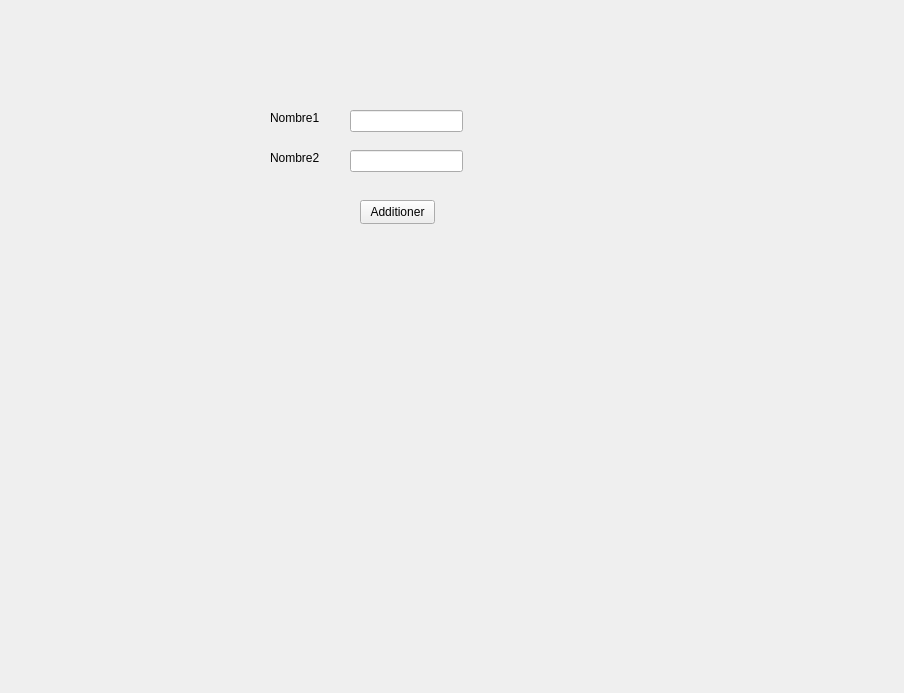
<?xml version="1.0" encoding="UTF-8"?>
<ui version="4.0">
 <class>Form</class>
 <widget class="QWidget" name="Form">
  <property name="geometry">
   <rect>
    <x>0</x>
    <y>0</y>
    <width>904</width>
    <height>693</height>
   </rect>
  </property>
  <property name="windowTitle">
   <string>Form</string>
  </property>
  <widget class="QLineEdit" name="lineInput1">
   <property name="geometry">
    <rect>
     <x>350</x>
     <y>110</y>
     <width>113</width>
     <height>22</height>
    </rect>
   </property>
  </widget>
  <widget class="QLineEdit" name="lineInput2">
   <property name="geometry">
    <rect>
     <x>350</x>
     <y>150</y>
     <width>113</width>
     <height>22</height>
    </rect>
   </property>
  </widget>
  <widget class="QLabel" name="label">
   <property name="geometry">
    <rect>
     <x>270</x>
     <y>110</y>
     <width>49</width>
     <height>16</height>
    </rect>
   </property>
   <property name="text">
    <string>Nombre1</string>
   </property>
  </widget>
  <widget class="QLabel" name="label_2">
   <property name="geometry">
    <rect>
     <x>270</x>
     <y>150</y>
     <width>49</width>
     <height>16</height>
    </rect>
   </property>
   <property name="text">
    <string>Nombre2</string>
   </property>
  </widget>
  <widget class="QPushButton" name="btnAssition">
   <property name="geometry">
    <rect>
     <x>360</x>
     <y>200</y>
     <width>75</width>
     <height>24</height>
    </rect>
   </property>
   <property name="text">
    <string>Additioner</string>
   </property>
  </widget>
  <widget class="QLabel" name="labelResult">
   <property name="geometry">
    <rect>
     <x>370</x>
     <y>270</y>
     <width>49</width>
     <height>16</height>
    </rect>
   </property>
   <property name="text">
    <string/>
   </property>
  </widget>
 </widget>
 <resources/>
 <connections/>
</ui>
